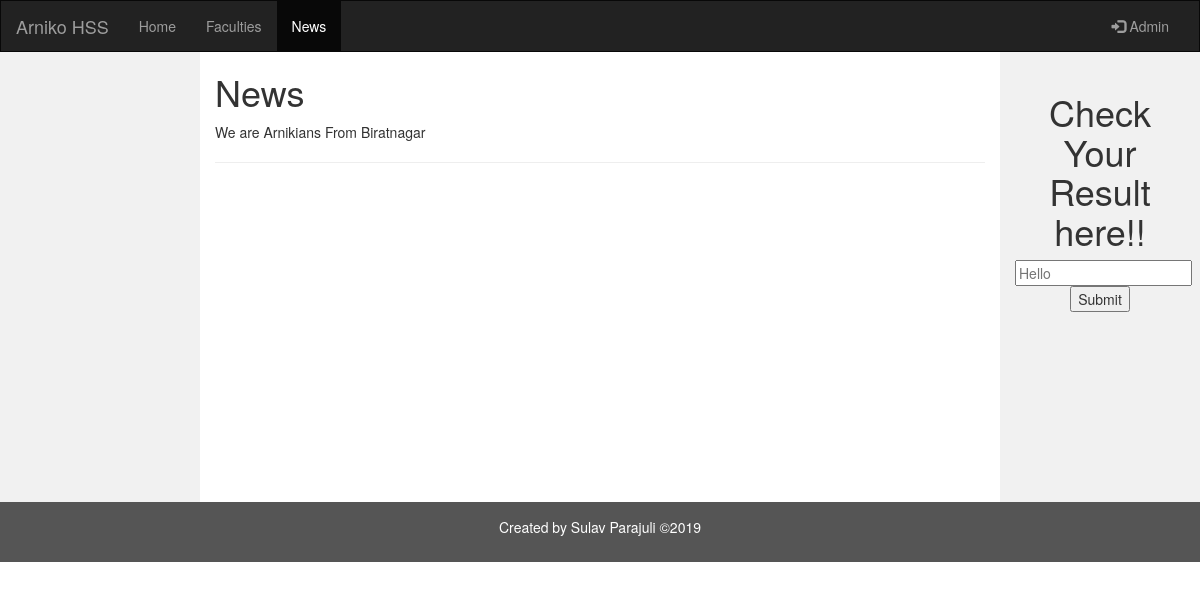
Before: /news.php with the older database file.
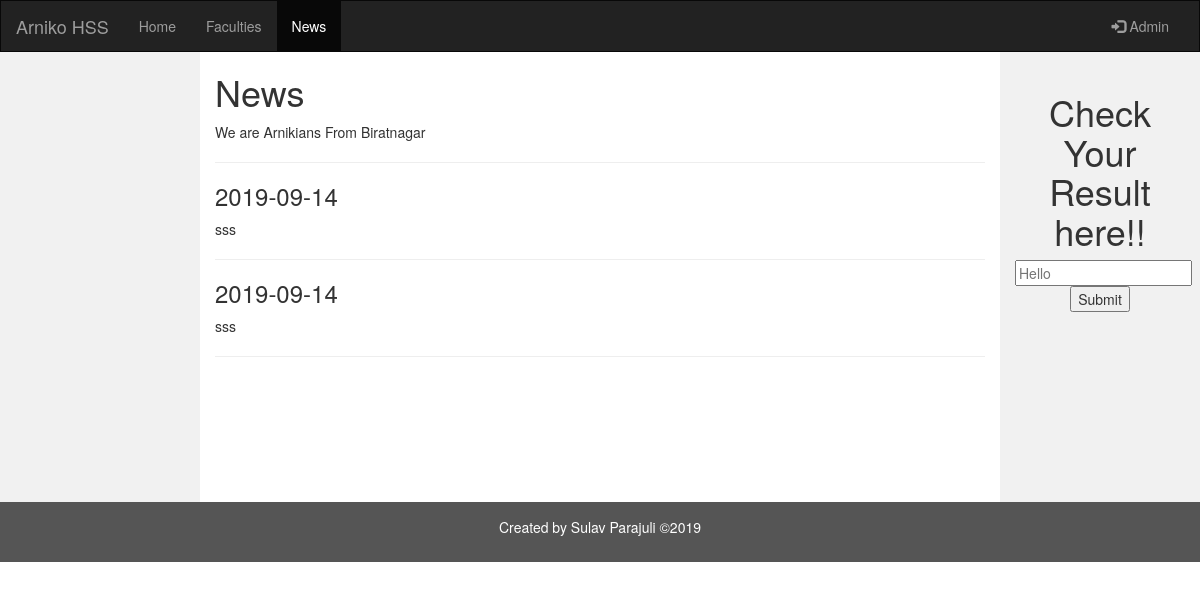
After: the same page with the newer database file.
### tables this page shows
CREATE TABLE `news` (
  `id` int(100) NOT NULL,
  `news` varchar(1000) NOT NULL,
  `date` date NOT NULL
);

### news.php (the view, shortened to what this page needs)
<!DOCTYPE html>
<html lang="en">
<head>
  <link rel="stylesheet" href="https://maxcdn.bootstrapcdn.com/bootstrap/3.4.0/css/bootstrap.min.css">
</head>
<body>
<nav class="navbar navbar-inverse">
  <div class="container-fluid">
    <div class="navbar-header">
      <a class="navbar-brand" href="#">Arniko HSS</a>
    </div>
    <div class="collapse navbar-collapse" id="myNavbar">
      <ul class="nav navbar-nav">
        <li><a href="index.php">Home</a></li>
        <li><a href="faculties.php">Faculties</a></li>
        <li class="active"><a href="news.php">News</a></li>
      </ul>
      <ul class="nav navbar-nav navbar-right">
        <li><a href="admin/"><span class="glyphicon glyphicon-log-in"></span> Admin</a></li>
      </ul>
    </div>
  </div>
</nav>
<div class="container-fluid text-center">
  <div class="row content">
    <div class="col-sm-2 sidenav"></div>
    <div class="col-sm-8 text-left">
      <h1>News</h1>
      <p>We are Arnikians From Biratnagar</p>
      <hr>
      <?php
    include('db.php');
    if ($conn->connect_error) {
        echo 'Problem Connecting to the Database';
        }
        else {
        $sql = "SELECT news,date  FROM news";
        $result = $conn->query($sql);
        if ($result->num_rows > 0) {
            while($row = $result->fetch_assoc()) {
                $news = $row["news"];
                $dat = $row["date"];
                ?>
                <h3><?php echo $dat;?></h3>
                 <p><?php echo $news;?></p>
                <hr>
                <?php
        }
    }
    }
        ?>
    </div>
    <div class="col-sm-2 sidenav">
         <h1>Check Your Result here!!</h1>
         <input type="text" placeholder="Hello" id="ResultWhose">
         <button onclick="loadResult()">Submit</button><br>
    </div>
  </div>
</div>
<footer class="container-fluid text-center">
  <p>Created by Sulav Parajuli &copy;2019</p>
</footer>
</body>
</html>

### news.php (style rules this page uses)
.navbar { margin-bottom: 0; border-radius: 0; }
.row.content { height: 450px }
.sidenav { padding-top: 20px; background-color: #f1f1f1; height: 100%; }
footer { background-color: #555; color: white; padding: 15px; }

Changed rows visible on the page:
added news: date "2019-09-14", news "sss"
added news: date "2019-09-14", news "sss"
